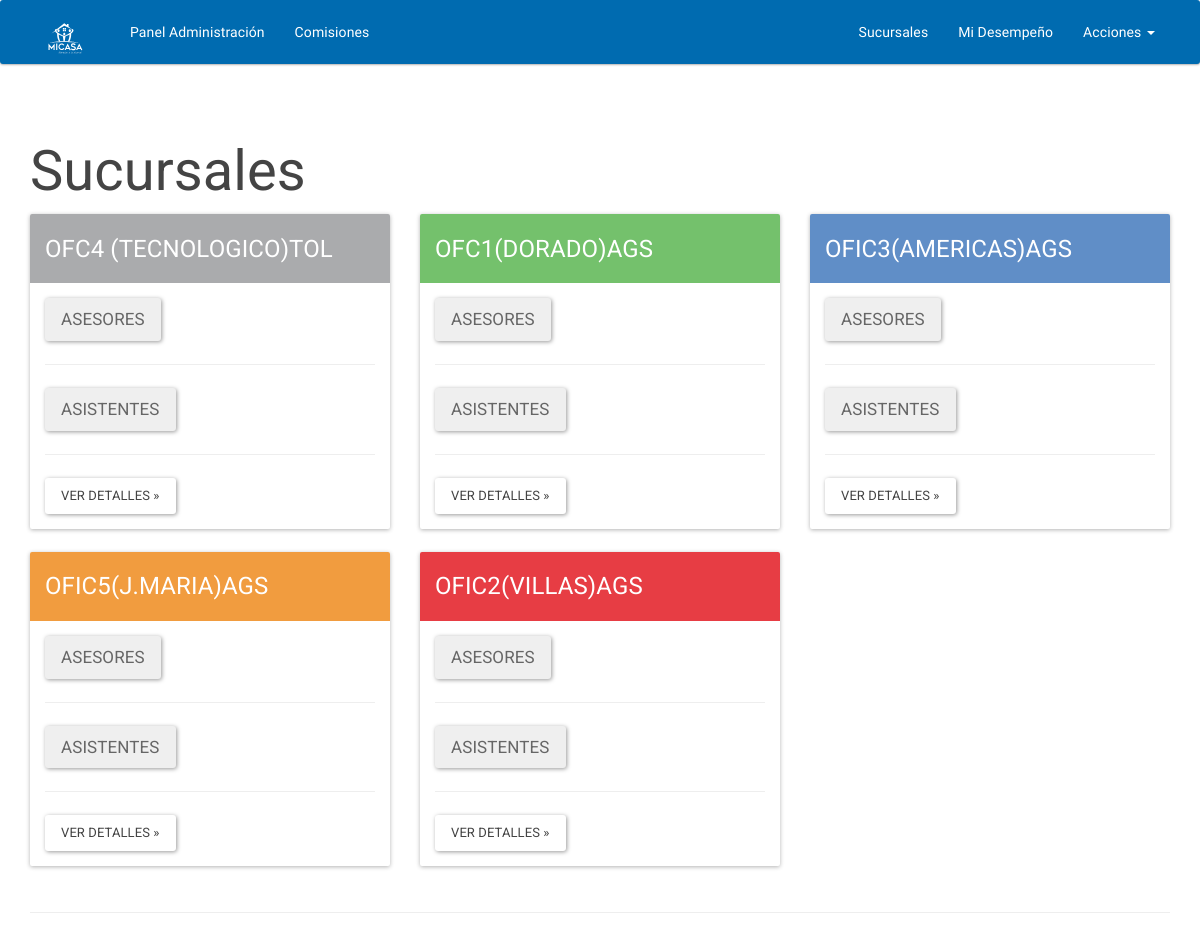
Screenshot of /gael/admin/sucursales/ with the database file from the repository.
### usuarios/models.py (models this page shows, shortened)
class Sucursal(models.Model):
    nombre = models.CharField(max_length=50)
    direccion = models.CharField(max_length=50)
    estado = models.CharField(max_length=50)
    telefono = models.SmallIntegerField()
    color = models.CharField(max_length=6, default='#2FCC71')
    class Meta:
        verbose_name_plural = 'Sucursales'

### app/views.py (the view)
# urls.py: url(r'^gael/admin/sucursales/', views.sucursales, name='sucursales'),
def sucursales(request):
    datosusuarios = Datos.objects.all()
    sucursales = Sucursal.objects.all()
    return render(request, 'gaeladmin/sucursales/sucursales.html', {
                                                        'datos':datosusuarios,
                                                        'sucursales': sucursales,
    })

### app/templates/gaeladmin/sucursales/sucursales.html (shortened to what this page needs)
{% extends 'base/base-gael.html' %}
{% block contenido %}
    {% load staticfiles %}
    <div class="row row-offcanvas row-offcanvas-right">
        <div class="col-xs-12 col-sm-12">
          <div class="list-group-item active">
          </div><div><p><p></div>
       <h1>Sucursales</h1>
       <div class="row">
                   {% for sucursal in sucursales %}
                        <div class="col-xs-6 col-lg-4 col-md-4">
                          <div class="panel {{ sucursal.color}}">
                                    <div class="panel-heading">
                                        <h4 class="blanco-color">{{ sucursal.nombre }}</h4></div>
                                         <div class="panel-body">
                                            <button type="button" class="btn btn-Default btn-lg" data-toggle="modal" data-target="#myModal{{ sucursal.id }}">Asesores</button>
                                             <hr>
                                            <button type="button" class="btn btn-Default btn-lg" data-toggle="modal" data-target="#myModal{{ sucursal.id }}{{ sucursal.telefono }}">Asistentes</button>
                                             <hr>
                                            <a class="btn btn-default" href="{% url 'sucursal_unica' sucursal.id %}" role="button">Ver Detalles &raquo;</a>
                                        </div>
                                    </div>
                            </div>
                   {% endfor %}
          </div>
        </div>
         </div>
         <hr>
{% endblock %}

### app/templates/gaeladmin/sucursales/sucursales.html (style rules this page uses)
.blanco-color { color: #ffffff; }
.list-group-item.active, .list-group-item.active:hover, .list-group-item.active:focus { z-index: 2; color: #ffffff; background-color: #ffffff; border-color: #ffffff; }
body { line-height: .006; }
.uno>.panel-heading { color: #ffffff; background-color: #E73D44; }
.dos>.panel-heading { color: #ffffff; background-color: #F19C3F; }
.tres>.panel-heading { color: #ffffff; background-color: #608EC7; }
.cuatro>.panel-heading { color: #ffffff; background-color: #74C16C; }
.cinco>.panel-heading { color: #ffffff; background-color: #AAABAD; }

### rows the page displays
Sucursal: nombre "OFC4 (TECNOLOGICO)TOL"
Sucursal: nombre "OFC1(DORADO)AGS"
Sucursal: nombre "OFIC3(AMERICAS)AGS"
Sucursal: nombre "OFIC5(J.MARIA)AGS"
Sucursal: nombre "OFIC2(VILLAS)AGS"
